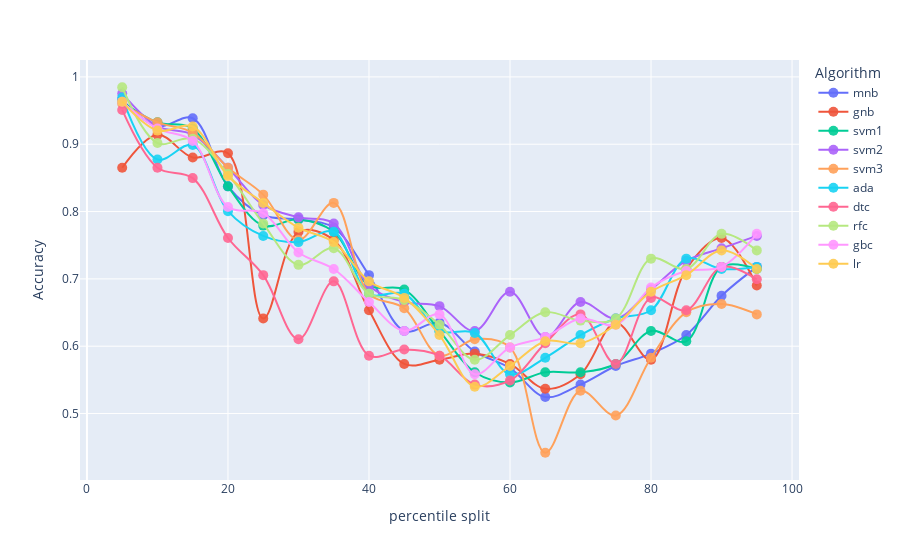

Source (notebook cell):
### Code cell
fig = px.line(pd.DataFrame(accuracies_per_clf))
fig.update_layout(
    yaxis_title="Accuracy",
    xaxis_title="percentile split",
    legend_title_text='Algorithm'
)
fig.update_traces(line_traces)

fig.show()

### Figure 1 — Plotly figure (JSON) as saved in the notebook; plotly's stock layout.template omitted (floating-point values rounded to 4 significant figures)
{"data": [{"hovertemplate": "variable=mnb<br>index=%{x}<br>value=%{y}<extra></extra>", "legendgroup": "mnb", "line": {"color": "#636efa", "dash": "solid", "shape": "spline", "smoothing": 1}, "marker": {"opacity": 0.9, "size": 10}, "mode": "lines+markers", "name": "mnb", "orientation": "v", "showlegend": true, "type": "scatter", "x": [5, 10, 15, 20, 25, 30, 35, 40, 45, 50, 55, 60, 65, 70, 75, 80, 85, 90, 95], "xaxis": "x", "y": [0.9663, 0.9264, 0.9387, 0.8374, 0.7945, 0.7883, 0.7761, 0.7055, 0.6227, 0.635, 0.592, 0.5675, 0.5245, 0.5429, 0.5706, 0.589, 0.6166, 0.6748, 0.7178], "yaxis": "y"}, {"hovertemplate": "variable=gnb<br>index=%{x}<br>value=%{y}<extra></extra>", "legendgroup": "gnb", "line": {"color": "#EF553B", "dash": "solid", "shape": "spline", "smoothing": 1}, "marker": {"opacity": 0.9, "size": 10}, "mode": "lines+markers", "name": "gnb", "orientation": "v", "showlegend": true, "type": "scatter", "x": [5, 10, 15, 20, 25, 30, 35, 40, 45, 50, 55, 60, 65, 70, 75, 80, 85, 90, 95], "xaxis": "x", "y": [0.865, 0.9141, 0.8804, 0.8865, 0.6411, 0.7699, 0.7577, 0.6534, 0.5736, 0.5798, 0.589, 0.5736, 0.5368, 0.5583, 0.635, 0.5798, 0.7147, 0.7607, 0.6902], "yaxis": "y"}, {"hovertemplate": "variable=svm1<br>index=%{x}<br>value=%{y}<extra></extra>", "legendgroup": "svm1", "line": {"color": "#00cc96", "dash": "solid", "shape": "spline", "smoothing": 1}, "marker": {"opacity": 0.9, "size": 10}, "mode": "lines+markers", "name": "svm1", "orientation": "v", "showlegend": true, "type": "scatter", "x": [5, 10, 15, 20, 25, 30, 35, 40, 45, 50, 55, 60, 65, 70, 75, 80, 85, 90, 95], "xaxis": "x", "y": [0.9632, 0.9325, 0.9233, 0.8374, 0.7791, 0.7883, 0.7699, 0.6902, 0.684, 0.6227, 0.5613, 0.546, 0.5613, 0.5613, 0.5736, 0.6227, 0.6074, 0.7178, 0.7147], "yaxis": "y"}, {"hovertemplate": "variable=svm2<br>index=%{x}<br>value=%{y}<extra></extra>", "legendgroup": "svm2", "line": {"color": "#ab63fa", "dash": "solid", "shape": "spline", "smoothing": 1}, "marker": {"opacity": 0.9, "size": 10}, "mode": "lines+markers", "name": "svm2", "orientation": "v", "showlegend": true, "type": "scatter", "x": [5, 10, 15, 20, 25, 30, 35, 40, 45, 50, 55, 60, 65, 70, 75, 80, 85, 90, 95], "xaxis": "x", "y": [0.9755, 0.9264, 0.9141, 0.865, 0.8098, 0.7914, 0.7822, 0.6902, 0.6656, 0.6595, 0.6227, 0.681, 0.6135, 0.6656, 0.6411, 0.684, 0.727, 0.7454, 0.7638], "yaxis": "y"}, {"hovertemplate": "variable=svm3<br>index=%{x}<br>value=%{y}<extra></extra>", "legendgroup": "svm3", "line": {"color": "#FFA15A", "dash": "solid", "shape": "spline", "smoothing": 1}, "marker": {"opacity": 0.9, "size": 10}, "mode": "lines+markers", "name": "svm3", "orientation": "v", "showlegend": true, "type": "scatter", "x": [5, 10, 15, 20, 25, 30, 35, 40, 45, 50, 55, 60, 65, 70, 75, 80, 85, 90, 95], "xaxis": "x", "y": [0.9601, 0.9325, 0.9172, 0.865, 0.8252, 0.7577, 0.8129, 0.6779, 0.6564, 0.5859, 0.6104, 0.5982, 0.4417, 0.5337, 0.4969, 0.5828, 0.6503, 0.6626, 0.6472], "yaxis": "y"}, {"hovertemplate": "variable=ada<br>index=%{x}<br>value=%{y}<extra></extra>", "legendgroup": "ada", "line": {"color": "#19d3f3", "dash": "solid", "shape": "spline", "smoothing": 1}, "marker": {"opacity": 0.9, "size": 10}, "mode": "lines+markers", "name": "ada", "orientation": "v", "showlegend": true, "type": "scatter", "x": [5, 10, 15, 20, 25, 30, 35, 40, 45, 50, 55, 60, 65, 70, 75, 80, 85, 90, 95], "xaxis": "x", "y": [0.9693, 0.8773, 0.8988, 0.8006, 0.7638, 0.7546, 0.7699, 0.6779, 0.6779, 0.6227, 0.6196, 0.5583, 0.5828, 0.6166, 0.6411, 0.6534, 0.7301, 0.7147, 0.7178], "yaxis": "y"}, {"hovertemplate": "variable=dtc<br>index=%{x}<br>value=%{y}<extra></extra>", "legendgroup": "dtc", "line": {"color": "#FF6692", "dash": "solid", "shape": "spline", "smoothing": 1}, "marker": {"opacity": 0.9, "size": 10}, "mode": "lines+markers", "name": "dtc", "orientation": "v", "showlegend": true, "type": "scatter", "x": [5, 10, 15, 20, 25, 30, 35, 40, 45, 50, 55, 60, 65, 70, 75, 80, 85, 90, 95], "xaxis": "x", "y": [0.9509, 0.865, 0.8497, 0.7607, 0.7055, 0.6104, 0.6963, 0.5859, 0.5951, 0.5859, 0.5429, 0.5491, 0.6043, 0.6472, 0.5736, 0.6718, 0.6534, 0.7178, 0.6994], "yaxis": "y"}, {"hovertemplate": "variable=rfc<br>index=%{x}<br>value=%{y}<extra></extra>", "legendgroup": "rfc", "line": {"color": "#B6E880", "dash": "solid", "shape": "spline", "smoothing": 1}, "marker": {"opacity": 0.9, "size": 10}, "mode": "lines+markers", "name": "rfc", "orientation": "v", "showlegend": true, "type": "scatter", "x": [5, 10, 15, 20, 25, 30, 35, 40, 45, 50, 55, 60, 65, 70, 75, 80, 85, 90, 95], "xaxis": "x", "y": [0.9847, 0.9018, 0.908, 0.8558, 0.7822, 0.7209, 0.7454, 0.6779, 0.6687, 0.6319, 0.5798, 0.6166, 0.6503, 0.638, 0.6411, 0.7301, 0.7147, 0.7669, 0.7423], "yaxis": "y"}, {"hovertemplate": "variable=gbc<br>index=%{x}<br>value=%{y}<extra></extra>", "legendgroup": "gbc", "line": {"color": "#FF97FF", "dash": "solid", "shape": "spline", "smoothing": 1}, "marker": {"opacity": 0.9, "size": 10}, "mode": "lines+markers", "name": "gbc", "orientation": "v", "showlegend": true, "type": "scatter", "x": [5, 10, 15, 20, 25, 30, 35, 40, 45, 50, 55, 60, 65, 70, 75, 80, 85, 90, 95], "xaxis": "x", "y": [0.9632, 0.9233, 0.9049, 0.8067, 0.7975, 0.7393, 0.7147, 0.6656, 0.6227, 0.6472, 0.5583, 0.5982, 0.6135, 0.6411, 0.6319, 0.6871, 0.7117, 0.7178, 0.7669], "yaxis": "y"}, {"hovertemplate": "variable=lr<br>index=%{x}<br>value=%{y}<extra></extra>", "legendgroup": "lr", "line": {"color": "#FECB52", "dash": "solid", "shape": "spline", "smoothing": 1}, "marker": {"opacity": 0.9, "size": 10}, "mode": "lines+markers", "name": "lr", "orientation": "v", "showlegend": true, "type": "scatter", "x": [5, 10, 15, 20, 25, 30, 35, 40, 45, 50, 55, 60, 65, 70, 75, 80, 85, 90, 95], "xaxis": "x", "y": [0.9632, 0.9202, 0.9264, 0.8528, 0.8129, 0.7761, 0.7546, 0.6963, 0.6718, 0.6166, 0.5399, 0.5706, 0.6074, 0.6043, 0.6319, 0.681, 0.7055, 0.7423, 0.7147], "yaxis": "y"}], "layout": {"legend": {"title": {"text": "Algorithm"}, "tracegroupgap": 0}, "margin": {"t": 60}, "xaxis": {"anchor": "y", "domain": [0, 1], "title": {"text": "percentile split"}}, "yaxis": {"anchor": "x", "domain": [0, 1], "title": {"text": "Accuracy"}}}}
